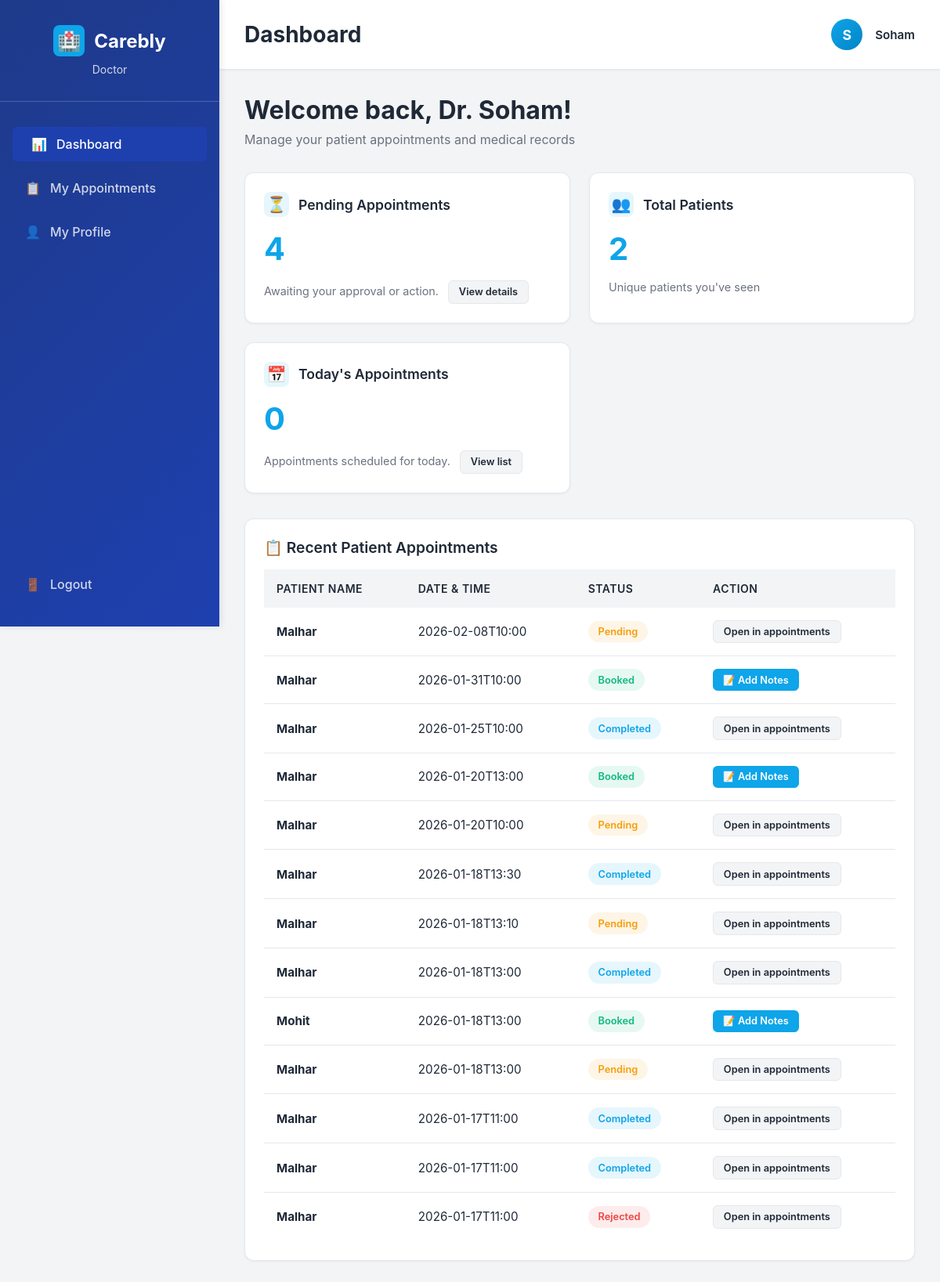
/dashboard (signed in), run on the app's committed database.
### tables this page shows
CREATE TABLE users (
    id            INTEGER PRIMARY KEY AUTOINCREMENT,
    role          TEXT NOT NULL,              -- 'patient','doctor','admin'
    name          TEXT NOT NULL,
    email         TEXT NOT NULL UNIQUE,
    password      TEXT NOT NULL,
    status        TEXT NOT NULL DEFAULT 'active',
    age           INTEGER,
    gender        TEXT,
    blood_group   TEXT
);

CREATE TABLE appointments (
    id         INTEGER PRIMARY KEY AUTOINCREMENT,
    doctor_id  INTEGER NOT NULL,
    patient_id INTEGER NOT NULL,
    date_time  TEXT NOT NULL,
    status     TEXT NOT NULL,   -- 'pending','booked','completed','rejected'
    FOREIGN KEY (doctor_id) REFERENCES users(id),
    FOREIGN KEY (patient_id) REFERENCES users(id)
);

### app.py (the view, shortened to what this page needs)
@app.route("/dashboard")
def dashboard():
    if "user_id" not in session:
        return redirect(url_for("login"))
    db = get_db()
    user_id = session["user_id"]
    role = session.get("role")
    if role == "patient":
        appts = db.execute(
            "SELECT id, doctor_id, date_time, status FROM appointments "
            "WHERE patient_id = ? AND status = 'booked' ORDER BY date_time",
            (user_id,)
        ).fetchall()
        medicines = db.execute(
            "SELECT COUNT(*) as cnt FROM medicines WHERE patient_id = ?",
            (user_id,)
        ).fetchone()
        last_visit_data = db.execute(
            "SELECT doctor_id, date_time FROM appointments "
            "WHERE patient_id = ? AND status IN ('booked', 'completed') "
            "ORDER BY date_time DESC LIMIT 1",
            (user_id,)
        ).fetchone()
        last_visit = None
        if last_visit_data:
            doctor = db.execute("SELECT name FROM users WHERE id = ?", (last_visit_data["doctor_id"],)).fetchone()
            last_visit = {
                "doctor_name": doctor["name"] if doctor else "Unknown",
                "appointment_datetime": last_visit_data["date_time"]
            }
        appointments = []
        for appt in appts:
            doctor = db.execute("SELECT name FROM users WHERE id = ?", (appt["doctor_id"],)).fetchone()
            appointments.append({
                "id": appt["id"],
                "doctor_name": doctor["name"] if doctor else "Unknown",
                "appointment_datetime": appt["date_time"],
                "status": appt["status"]
            })
        return render_template(
            "patient_dashboard.html",
            name=session.get("name"),
            upcoming_count=len(appts),
            medicines_count=medicines["cnt"] if medicines else 0,
            last_visit=last_visit,
            appointments=appointments
        )
    elif role == "doctor":
        pending = db.execute(
            "SELECT COUNT(*) as cnt FROM appointments "
            "WHERE doctor_id = ? AND status = 'pending'",
            (user_id,)
        ).fetchone()
        patients = db.execute(
            "SELECT COUNT(DISTINCT patient_id) as cnt FROM appointments "
            "WHERE doctor_id = ?",
            (user_id,)
        ).fetchone()
        today_appts = db.execute(
            "SELECT COUNT(*) as cnt FROM appointments "
            "WHERE doctor_id = ? AND DATE(date_time) = DATE('now')",
            (user_id,)
        ).fetchone()
        appts = db.execute(
            "SELECT id, patient_id, date_time, status FROM appointments "
            "WHERE doctor_id = ? ORDER BY date_time DESC",
            (user_id,)
        ).fetchall()
        appointments = []
        for appt in appts:
            patient = db.execute("SELECT name FROM users WHERE id = ?", (appt["patient_id"],)).fetchone()
            appointments.append({
                "id": appt["id"],
                "patient_name": patient["name"] if patient else "Unknown",
                "appointment_datetime": appt["date_time"],
                "status": appt["status"]
            })
        return render_template(
            "doctor_dashboard.html",
            name=session.get("name"),
            pending_count=pending["cnt"] if pending else 0,
            total_patients=patients["cnt"] if patients else 0,
            today_count=today_appts["cnt"] if today_appts else 0,
            appointments=appointments
        )
    return redirect(url_for("login"))

### app.py (called while the page is built)
def get_db():
    if "db" not in g:
        g.db = sqlite3.connect(DATABASE)
        g.db.row_factory = sqlite3.Row
    return g.db

### templates/doctor_dashboard.html
{% extends "base.html" %}
{% block header_title %}Dashboard{% endblock %}
{% block content %}
<div class="page-header">
    <h2>Welcome back, Dr. {{ name }}!</h2>
    <p>Manage your patient appointments and medical records</p>
</div>
<div class="cards-grid">
    <div class="card">
        <div class="card-header">
            <div class="card-icon">⏳</div>
            <h3 class="card-title">Pending Appointments</h3>
        </div>
        <div class="card-value">{{ pending_count }}</div>
        <p class="card-text">
            Awaiting your approval or action.
            <a href="{{ url_for('doctor_appointments') }}" class="btn btn-secondary btn-sm" style="margin-left:0.5rem;">
                View details
            </a>
        </p>
    </div>
    <div class="card">
        <div class="card-header">
            <div class="card-icon">👥</div>
            <h3 class="card-title">Total Patients</h3>
        </div>
        <div class="card-value">{{ total_patients }}</div>
        <p class="card-text">Unique patients you've seen</p>
    </div>
    <div class="card">
        <div class="card-header">
            <div class="card-icon">📅</div>
            <h3 class="card-title">Today's Appointments</h3>
        </div>
        <div class="card-value">{{ today_count }}</div>
        <p class="card-text">
            Appointments scheduled for today.
            <a href="{{ url_for('doctor_appointments') }}" class="btn btn-secondary btn-sm" style="margin-left:0.5rem;">
                View list
            </a>
        </p>
    </div>
</div>
<div class="table-section">
    <h3 class="table-title">📋 Recent Patient Appointments</h3>
    {% if appointments %}
        <table>
            <thead>
                <tr>
                    <th>PATIENT NAME</th>
                    <th>DATE & TIME</th>
                    <th>STATUS</th>
                    <th>ACTION</th>
                </tr>
            </thead>
            <tbody>
                {% for appt in appointments %}
                <tr>
                    <td><strong>{{ appt.patient_name }}</strong></td>
                    <td>{{ appt.appointment_datetime }}</td>
                    <td>
                        <span class="status-badge status-{{ appt.status }}">
                            {{ appt.status }}
                        </span>
                    </td>
                    <td>
                        {% if appt.status == 'booked' %}
                            <a href="{{ url_for('add_notes', appt_id=appt.id) }}" class="btn btn-primary btn-sm">
                                📝 Add Notes
                            </a>
                        {% else %}
                            <a href="{{ url_for('doctor_appointments') }}" class="btn btn-secondary btn-sm">
                                Open in appointments
                            </a>
                        {% endif %}
                    </td>
                </tr>
                {% endfor %}
            </tbody>
        </table>
    {% else %}
        <div class="empty-state">
            <div class="empty-state-icon">📭</div>
            <h4 class="empty-state-title">No appointments yet</h4>
            <p class="empty-state-text">Patient appointments will appear here once they book.</p>
        </div>
    {% endif %}
</div>
{% endblock %}

### templates/base.html (style rules this page uses)
* { margin: 0; padding: 0; box-sizing: border-box; }
:root { --primary-color: #0EA5E9; --primary-dark: #0284C7; --secondary-color: #1E40AF; --success-color: #10B981; --warning-color: #F59E0B; --danger-color: #EF4444; --light-gray: #F3F4F6; --border-gray: #E5E7EB; --text-dark: #1F2937; --text-light: #6B7280; --white: #FFFFFF; --sidebar-bg: #1E3A8A; --sidebar-hover: #1E40AF; }
body { font-family: -apple-system, BlinkMacSystemFont, 'Segoe UI', 'Roboto', 'Oxygen', 'Ubuntu', 'Cantarell', 'Fira Sans', 'Droid Sans', 'Helvetica Neue', sans-serif; background-color: var(--light-gray); color: var(--text-dark); }
.page-header { margin-bottom: 2rem; }
.page-header h2 { font-size: 2rem; font-weight: 700; color: var(--text-dark); margin-bottom: 0.5rem; }
.page-header p { font-size: 1rem; color: var(--text-light); }
.cards-grid { display: grid; grid-template-columns: repeat(auto-fit, minmax(300px, 1fr)); gap: 1.5rem; margin-bottom: 2rem; }
.card { background-color: var(--white); border-radius: 12px; padding: 1.5rem; box-shadow: 0 1px 3px rgba(0, 0, 0, 0.05); border: 1px solid var(--border-gray); transition: all 0.3s ease; }
.card-header { display: flex; align-items: center; gap: 0.75rem; margin-bottom: 1rem; }
.card-icon { width: 32px; height: 32px; background-color: rgba(14, 165, 233, 0.1); border-radius: 8px; display: flex; align-items: center; justify-content: center; font-size: 1.25rem; }
.card-title { font-size: 1.1rem; font-weight: 600; color: var(--text-dark); }
.card-value { font-size: 2.5rem; font-weight: 700; color: var(--primary-color); margin: 1rem 0; }
.card-text { font-size: 0.9rem; color: var(--text-light); }
.table-section { background-color: var(--white); border-radius: 12px; padding: 1.5rem; box-shadow: 0 1px 3px rgba(0, 0, 0, 0.05); border: 1px solid var(--border-gray); margin-bottom: 2rem; }
.table-title { font-size: 1.2rem; font-weight: 600; color: var(--text-dark); margin-bottom: 1rem; }
table { width: 100%; border-collapse: collapse; }
table thead { background-color: var(--light-gray); }
table th { padding: 1rem; text-align: left; font-weight: 600; font-size: 0.875rem; color: var(--text-dark); text-transform: uppercase; letter-spacing: 0.5px; }
table td { padding: 1rem; border-bottom: 1px solid var(--border-gray); font-size: 0.95rem; color: var(--text-dark); }
table tbody tr:last-child td { border-bottom: none; }
.status-badge { display: inline-block; padding: 0.4rem 0.8rem; border-radius: 20px; font-size: 0.8rem; font-weight: 600; text-transform: capitalize; }
.status-booked { background-color: rgba(16, 185, 129, 0.1); color: var(--success-color); }
.status-pending { background-color: rgba(245, 158, 11, 0.1); color: var(--warning-color); }
.status-completed { background-color: rgba(14, 165, 233, 0.1); color: var(--primary-color); }
.status-rejected { background-color: rgba(239, 68, 68, 0.1); color: var(--danger-color); }
.btn { display: inline-flex; align-items: center; gap: 0.5rem; padding: 0.6rem 1.2rem; border: none; border-radius: 6px; font-size: 0.9rem; font-weight: 600; cursor: pointer; transition: all 0.3s ease; text-decoration: none; }
.btn-primary { background-color: var(--primary-color); color: var(--white); }
.btn-secondary { background-color: var(--light-gray); color: var(--text-dark); border: 1px solid var(--border-gray); }
.btn-sm { padding: 0.4rem 0.8rem; font-size: 0.8rem; }

### data on the page
users: patient_name "Malhar" "Malhar" "Malhar" "Malhar" "Malhar" "Malhar" "Malhar" "Malhar" "Malhar" "Malhar" "Malhar" "Malhar"
appointments: appointment_datetime "2026-02-08T10:00", status "Pending"
appointments: appointment_datetime "2026-01-31T10:00", status "Booked"
appointments: appointment_datetime "2026-01-25T10:00", status "Completed"
appointments: appointment_datetime "2026-01-20T13:00", status "Booked"
appointments: appointment_datetime "2026-01-20T10:00", status "Pending"
appointments: appointment_datetime "2026-01-18T13:30", status "Completed"
appointments: appointment_datetime "2026-01-18T13:10", status "Pending"
appointments: appointment_datetime "2026-01-18T13:00", status "Completed"
users: patient_name "Mohit"
appointments: appointment_datetime "2026-01-18T13:00", status "Booked"
appointments: appointment_datetime "2026-01-18T13:00", status "Pending"
appointments: appointment_datetime "2026-01-17T11:00", status "Completed"
appointments: appointment_datetime "2026-01-17T11:00", status "Completed"
appointments: appointment_datetime "2026-01-17T11:00", status "Rejected"

### other printed values
{{ session.get('name', 'U')[0].upper() }} "S"
{{ session.get('name', 'User') }} "Soham"
{{ name }} "Soham"
{{ pending_count }} "4"
{{ total_patients }} "2"
{{ today_count }} "0"
